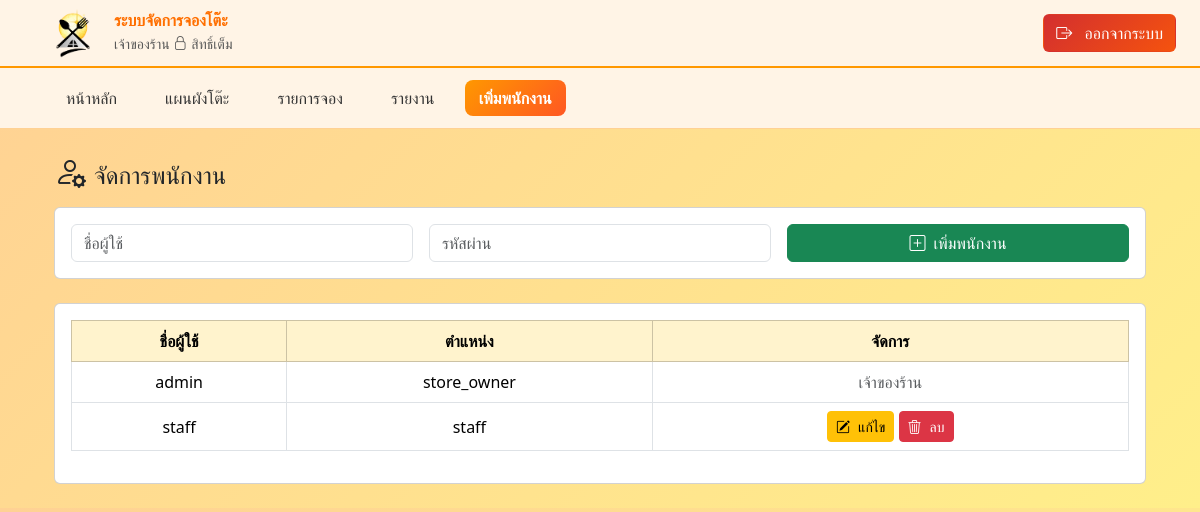
Screenshot of /storepage/store.php?link=add (signed in) with the database file from the repository.
### tables this page shows
CREATE TABLE `users` (
  `id` int(11) NOT NULL,
  `username` varchar(50) NOT NULL,
  `password` varchar(255) NOT NULL,
  `role` enum('store_owner','staff') NOT NULL,
  `created_at` timestamp NOT NULL DEFAULT current_timestamp()
);

### storepage/add_stff/addstffs.php (the view, shortened to what this page needs)
<?php
require_once __DIR__ . '/../../connect.php';
$users = $conn->query("SELECT id, username, role FROM users ORDER BY role, username");
?>
<!DOCTYPE html>
<html lang="th">
<head>
<link rel="stylesheet" href="../../bootstrap/css/bootstrap.min.css">
<link rel="stylesheet"
      href="https://cdn.jsdelivr.net/npm/bootstrap-icons/font/bootstrap-icons.css">
</head>
<body class="bg-light">
<div class="container my-4">
    <h4 class="mb-3">
    <i class="bi bi-person-gear me-2 fs-2"></i>จัดการพนักงาน
</h4>
    <div class="card mb-4">
        <div class="card-body">
            <form method="post" action="add_stff/save_user.php" class="row g-3">
                <div class="col-md-4">
                    <input type="text" name="username"
                           class="form-control"
                           placeholder="ชื่อผู้ใช้" required>
                </div>
                <div class="col-md-4">
                    <input type="password" name="password"
                           class="form-control"
                           placeholder="รหัสผ่าน" required>
                </div>
                <div class="col-md-4">
                    <button type="submit" class="btn btn-success w-100">
                       <i class="bi bi-plus-square me-2"></i>เพิ่มพนักงาน
                    </button>
                </div>
            </form>
        </div>
    </div>
    <div class="card">
        <div class="card-body">
            <table class="table table-bordered table-hover text-center align-middle">
                <thead class="table-warning">
                    <tr>
                        <th>ชื่อผู้ใช้</th>
                        <th>ตำแหน่ง</th>
                        <th>จัดการ</th>
                    </tr>
                </thead>
                <tbody>
                <?php while($u = $users->fetch_assoc()): ?>
                    <tr>
                        <td><?= htmlspecialchars($u['username']) ?></td>
                        <td><?= $u['role'] ?></td>
                        <td>
                            <?php if($u['role'] !== 'store_owner'): ?>
                                <a href="store.php?link=edit&id=<?= $u['id'] ?>" class="btn btn-sm btn-warning">
                                  <i class="bi bi-pencil-square me-2"></i>แก้ไข
                                </a>
                                <a href="add_stff/delete_staff.php?id=<?= $u['id'] ?>"
                                   class="btn btn-sm btn-danger"
                                   onclick="return confirm('ยืนยันลบพนักงาน?')">
                                   <i class="bi bi-trash3 me-2"></i>ลบ
                                </a>
                            <?php else: ?>
                                <span class="text-muted">เจ้าของร้าน</span>
                            <?php endif; ?>
                        </td>
                    </tr>
                <?php endwhile; ?>
                </tbody>
            </table>
        </div>
    </div>
</div>
</body>
</html>

### storepage/asset.css (style rules this page uses)
body { background: linear-gradient(135deg, #ffd194, #ffef8a); font-family: 'Sarabun', sans-serif; }

### rows the page displays
users: username "admin", role "store_owner", shows "เจ้าของร้าน"
users: username "staff", role "staff"
